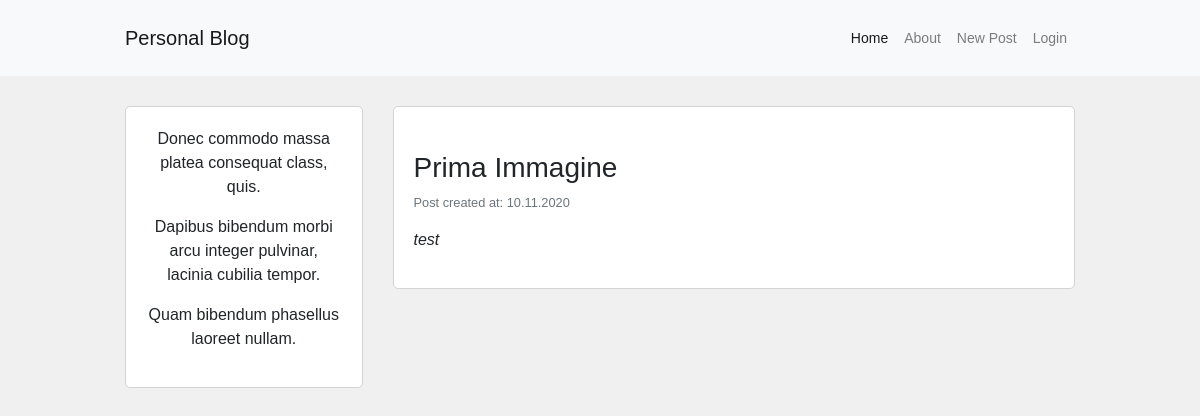
The page /post/prima-immagine-g9taj8 on the database its author committed.
### blog/models.py (models this page shows, shortened)
class Post(db.Model):
    id = db.Column(db.Integer, primary_key=True)
    user_id = db.Column(db.Integer, db.ForeignKey('user.id'), nullable=False)
    insert_time = db.Column(db.DateTime, default=datetime.now)
    title = db.Column(db.String(120), nullable=False)
    description = db.Column(db.String(240))
    body = db.Column(db.Text(), nullable=False)
    slug = db.Column(db.String(250))
    image = db.Column(db.String(120))

### blog/routes.py (the view)
@app.route("/post/<string:post_slug>")
def post_detail(post_slug):
    post = Post.query.filter_by(slug=post_slug).first_or_404()
    return render_template("post_detail.html", post=post)

### blog/templates/post_detail.html (shortened to what this page needs)
{% extends 'base.html' %}
{% block content %}
<div class="container content-container">
    <div class="row no-gutters">
        <div class="col-md-9 order-md-2">
            <div class="post-page-block">
                {% if post.image %}
                <div>
                </div>
                {% endif %}
                <h3>{{ post.title }}</h3>
                <p class="p-small-two text-muted">
                    Post created at: {{ post.insert_time.strftime('%d.%m.%Y') }}
                </p>
                <p class="p-small-one text-muted mb-0">
                    {{ post.body|markdown }}
                </p>
            </div>
        </div>
        <div class="col-md-3 order-md-1">
            {% include 'about_me_snippet.html' %}
        </div>
    </div>
</div>
{% endblock %}

### blog/static/blog.css (style rules this page uses)
html, body { font-family: 'Montserrat', sans-serif; background-color: #f0f0f0; }
.content-container { max-width: 950px; margin-top: 30px; margin-bottom: 30px; padding: 0px; }
.post-page-block { background-color: #fff; border: 1px solid #d3d3d3; border-radius: 5px; padding: 20px; margin-bottom: 30px; }
.p-small-one { font-size: 0.875rem; }
.p-small-two { font-size: 0.800rem; }
@media (min-width: 768px) { .post-page-block { margin-left: 30px; } }

### rows shown on the page
Post: title "Prima Immagine", insert_time "10.11.2020", body "test"

### other values the page prints
{{ lipsum(n=3, min=5, max=10) }} "Donec commodo massa platea consequat class, quis. Dapibus bibendum morbi arcu integer pulvinar, lacinia cubilia tempor. Quam bibendum phasellus laoreet nullam."
